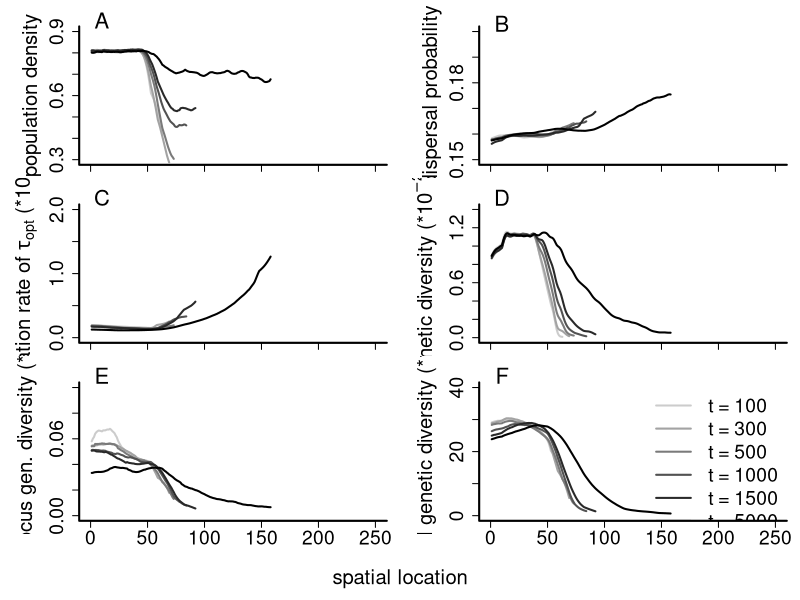

This chart was generated by the following R code:
require(caTools)

dens <- as.matrix(read.table("processed_results/dens.txt"))
disp <- as.matrix(read.table("processed_results/disp.txt"))
evol <- as.matrix(read.table("processed_results/evol.txt"))
div  <- as.matrix(read.table("processed_results/div.txt"))
neut_div  <- as.matrix(read.table("processed_results/neut_div.txt"))
disp_div <- as.matrix(read.table("processed_results/disp_div.txt"))
cnts <- as.matrix(read.table("processed_results/cnts.txt"))

# figure 1

x11(width=7.5,height=10)

wd <- 20

ts <- c(1,3,5,10,15,50)
cols <- gray(seq(0.8,0,len=length(ts)))
cntbreak <- 10

par(mfrow=c(3,2),bty="l",mar=c(1,6,2,1),oma=c(5,0,0,0),lwd=2,cex.axis=1.75,cex.lab=1.85)

plot(1,1,type="n",xlab="",ylab="population density",xlim=c(0,250),ylim=c(.3,.9),xaxt="n")
axis(side=1,labels=F)

for (t in 1:length(ts)) {
	m <- as.numeric(dens[ts[t],][which(cnts[ts[t],]>=cntbreak)])

	lines(runmean(m,wd),col=cols[t])
}
text(10,par("usr")[[4]]*1.03,"A",xpd=T,cex=2)

plot(1,1,type="n",xlab="",ylab="dispersal probability",xlim=c(0,250),ylim=c(.15,.2),xaxt="n")
axis(side=1,labels=F)

for (t in 1:length(ts)) {
	m <- as.numeric(disp[ts[t],][which(cnts[ts[t],]>=cntbreak)])

	lines(runmean(m,wd),col=cols[t])
}
text(10,par("usr")[[4]]*1.005,"B",xpd=T,cex=2)


plot(1,1,type="n",xlab="",ylab=expression(paste("mutation rate of ",tau[opt]," (*",10^-4,")",sep="")),
     xlim=c(0,250),ylim=c(0.00,2),xaxt="n",yaxt="n")
axis(side=1,labels=F)
axis(side=2,at=c(0,0.5,1,1.5,2))

for (t in 1:length(ts)) {
	m <- as.numeric(evol[ts[t],][which(cnts[ts[t],]>=cntbreak)])
  x <- 10000*10^-m
  if (length(which(x==10000))>0) {x <- x[-which(x==10000)]}

	lines(runmean(x,wd),col=cols[t])
}
text(10,par("usr")[[4]]*1.05,"C",xpd=T,cex=2)

plot(1,1,type="n",xlab="",ylab=expression(paste("genetic diversity (*",10^-2,")",sep="")),
     xlim=c(0,250),ylim=range(100*div,na.rm=T),xaxt="n")
axis(side=1,labels=F)

for (t in 1:length(ts)) {
	m <- as.numeric(div[ts[t],][which(cnts[ts[t],]>=cntbreak)])

	lines(runmean(100*m,wd),col=cols[t])
}
text(10,par("usr")[[4]]*1.05,"D",xpd=T,cex=2)

plot(1,1,type="n",xlab="",ylab=expression(paste("disp. locus gen. diversity (*",10^-2,")",sep="")),
     xlim=c(0,250),ylim=c(0.0,0.1))

for (t in 1:length(ts)) {
  m <- as.numeric(disp_div[ts[t],][which(cnts[ts[t],]>=cntbreak)])
  
  lines(runmean(100*m,wd),col=cols[t])
}
text(10,par("usr")[[4]]*1.05,"E",xpd=T,cex=2)

plot(1,1,type="n",xlab="",ylab=expression(paste("neutral genetic diversity (*",10^-2,")",sep="")),
     xlim=c(0,250),ylim=c(0,40))

for (t in 1:length(ts)) {
	m <- as.numeric(neut_div[ts[t],][which(cnts[ts[t],]>=cntbreak)])
	
	lines(runmean(100*m,wd),col=cols[t])
}
text(10,par("usr")[[4]]*1.05,"F",xpd=T,cex=2)
legend("topright",bty="n",lwd=2,col=cols,c("t = 100", "t = 300", "t = 500", "t = 1000", "t = 1500", "t = 5000"),cex=1.75)

#plot(1,1,type="n",xlab="",ylab="",xaxt="n",yaxt="n",bty="n")

title(xlab="spatial location",outer=T)

dev.copy2eps(file="figureS2.eps",title="Cobben & Kubisch - Figure S2")
